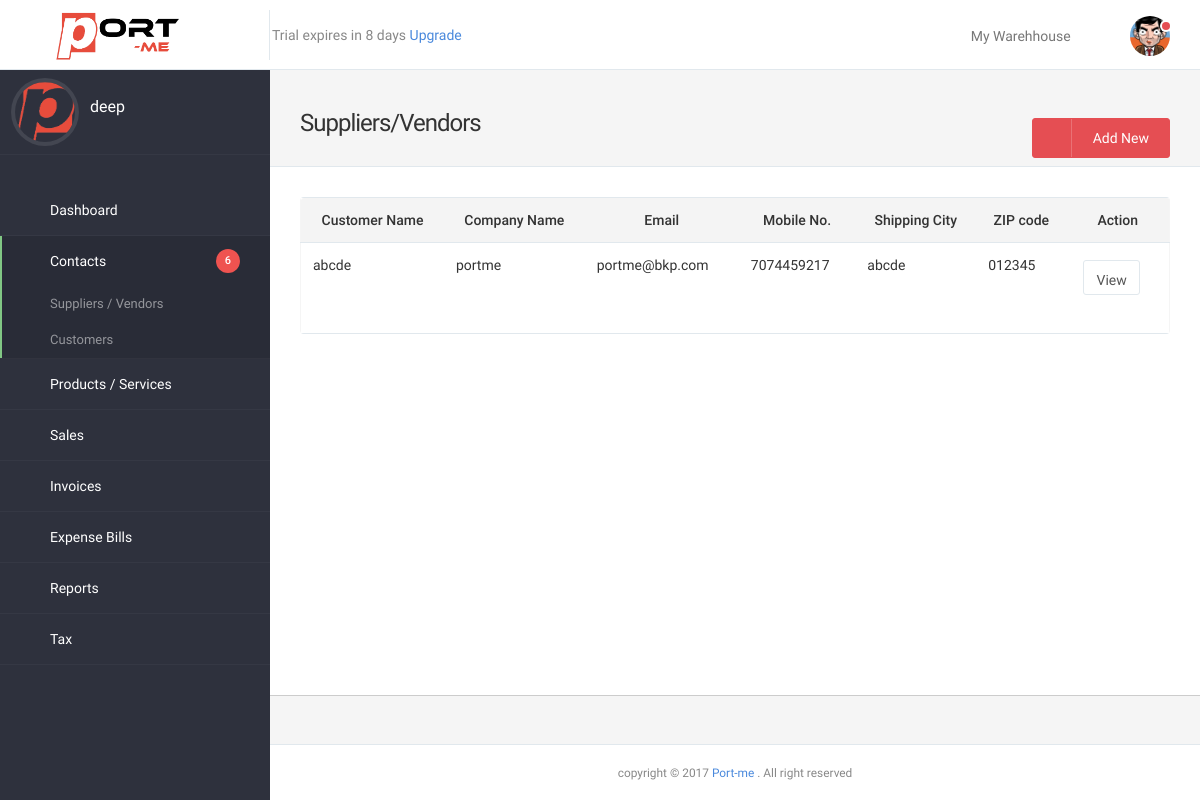
The app's page /vendor.php (signed in) with its own data.
### tables this page shows
CREATE TABLE IF NOT EXISTS `users` (
  `user_id` int(255) NOT NULL AUTO_INCREMENT,
  `logo_image` varchar(255) NOT NULL,
  `username` varchar(255) NOT NULL,
  `email` varchar(255) NOT NULL,
  `business_name` varchar(255) NOT NULL,
  `type_business` varchar(255) NOT NULL,
  `password` varchar(255) NOT NULL,
  `phone` varchar(255) NOT NULL,
  `country` varchar(255) NOT NULL,
  `status` enum('active','pending','cancel') NOT NULL,
  `date` varchar(255) NOT NULL,
  `subscription_package` varchar(255) NOT NULL,
  `subscription_expdate` varchar(255) NOT NULL,
  `subscription_price` varchar(255) NOT NULL,
  `pan` varchar(255) NOT NULL,
  `adhaar` varchar(255) NOT NULL,
  `business` varchar(255) NOT NULL,
  `street` longtext NOT NULL,
  `city` varchar(255) NOT NULL,
  `state` varchar(255) NOT NULL,
  `zip` varchar(255) NOT NULL,
  PRIMARY KEY (`user_id`)
);

CREATE TABLE IF NOT EXISTS `vendors` (
  `vendor_id` int(255) NOT NULL AUTO_INCREMENT,
  `salutation` varchar(255) NOT NULL,
  `firstname` varchar(255) NOT NULL,
  `lastname` varchar(255) NOT NULL,
  `company_name` varchar(255) NOT NULL,
  `email` varchar(255) NOT NULL,
  `work_phone` varchar(255) NOT NULL,
  `mobile` varchar(255) NOT NULL,
  `website` varchar(255) NOT NULL,
  `billing_street` longtext NOT NULL,
  `billing_city` varchar(255) NOT NULL,
  `billing_state` varchar(255) NOT NULL,
  `billing_zip` varchar(255) NOT NULL,
  `billing_country` varchar(255) NOT NULL,
  `shipping_street` longtext NOT NULL,
  `shipping_city` varchar(255) NOT NULL,
  `shipping_state` varchar(255) NOT NULL,
  `shipping_zip` varchar(255) NOT NULL,
  `shipping_country` varchar(255) NOT NULL,
  `notes` longtext NOT NULL,
  `date` varchar(255) NOT NULL,
  `added_by` varchar(255) NOT NULL,
  `business_id` varchar(255) NOT NULL,
  PRIMARY KEY (`vendor_id`)
);

### vendor.php (the view, shortened to what this page needs)
<?php
include ("config.php");
$user_id = $_SESSION['user_id'];
$vendor_info = mysqli_query ($mysqli,"select * from vendors where business_id='".$user_id."'");
?>
<!DOCTYPE html>
<html lang=en>
<head>
	<?php include("metalinks.php");?>
</head>
<body>
	<div id="rs-wrapper">
		<?php
			include("header.php");
			include("sidebar.php");
		?>
		<article class="rs-content-wrapper">
			<div class="rs-content">
				<div class="rs-inner">
					<div class="rs-dashhead m-b-lg" style="background:#f5f5f5">
						<div class="rs-dashhead-content">
							<div class="rs-dashhead-titles">
								<h3 class="rs-dashhead-title m-t">
									Suppliers/Vendors
								</h3>
							</div>
							<div class="rs-dashhead-toolbar">
								<button type="button" class="btn btn-success btn-wide rs-btn-icon block-on-mobile" onclick="window.location.href='add_vendor.php'">
									<span class="gcon gcon-upload-to-cloud icon-btn"></span>
									Add New
								</button>
							</div>
						</div>
					</div>
					<div class="container-fluid">
						<div class="panel panel-plain panel-rounded table-responsive">
								<table class="table table-b-t table-b-b datatable-default rs-table table-default" style="border-right:1px solid #f5f5f5;border-left:1px solid #f5f5f5;">
									<thead>
							            <tr>
							                <th style="text-align:center;">Customer Name</th>
							                <th style="text-align:center;">Company Name</th>
							                <th style="text-align:center;">Email</th>
							                <th style="text-align:center;">Mobile No.</th>
							                <th style="text-align:center;">Shipping City</th>
							                <th style="text-align:center;">ZIP code</th>
											<th style="text-align:center;">Action</th>
							            </tr>
							        </thead>
							        <tbody>
							            <tr>
										<?php
										while ($fetch_vendor_info = mysqli_fetch_array($vendor_info))
										{
										?>
							                <td><?php echo $fetch_vendor_info['firstname']?></td>
											<td><?php echo $fetch_vendor_info['company_name']?></td>
							                <td><?php echo $fetch_vendor_info['email']?></td>
							                <td><?php echo $fetch_vendor_info['mobile']?></td>
							                <td><?php echo $fetch_vendor_info['shipping_city']?></td>
							                <td><?php echo $fetch_vendor_info['shipping_zip']?></td>
											<td>
												<a href="view_vendor.php?vendor_id=<?php echo $fetch_vendor_info['vendor_id'];?>" class="btn btn-default" style="height:35px;margin:5px;"> View </a><br>
												<a href="edit_vendor.php?vendor_id=<?php echo $fetch_vendor_info['vendor_id'];?>" class="fa fa-pencil" style="height:10px;margin:5px;"></a>
												<a href="?delete_id=<?php echo $fetch_vendor_info['vendor_id'];?>" class="fa fa-trash" style="height:10px;margin:5px;"></a>
											</td>
							            </tr>
							           <?php
										}
										?>
							        </tbody>
								</table>
						</div>
					</div>
				</div>
			</div>
		</article>
	<?php include("footer.php");?>
</body>
</html>

### sidebar.php (shortened to what this page needs)
<?php
$page_name = BASENAME($_SERVER['PHP_SELF']);
$user_id = $_SESSION['user_id'];
$cu_info = mysqli_query($mysqli, "select * from users where user_id = '".$user_id."'");
$fetch_details = mysqli_fetch_array($cu_info);
?>
<aside class="rs-sidebar">
			<ul class="rs-sidebar-nav default-sidebar-nav">
				<li class="rs-user-sidebar">
					<a href="my_account.php">
						<img src="uploads/<?php echo $fetch_details['logo_image'];?>" alt="Avatar" class="avatar img-circle">
						<?php echo $fetch_details['username']; ?>
					</a>
				</li>
				<li class="menu-block-divider"></li>
				<li class="nav-item start <?php if($page_name == 'dashboard.php'){ ?>active open<?php } ?>">
					<a href="dashboard.php">
						<span class="gcon gcon-gauge rs-icon-menu"></span>Dashboard
					</a>
				</li>
				<li class="nav-item start <?php if($page_name == 'vendor.php' ||  $page_name == 'customer.php') { ?>active open<?php } ?>">
					<a href="javascript:void(0);">
						<span class="badge badge-danger">6</span>
						<span class="fa fa-address-book rs-icon-menu"></span>Contacts
					</a>
					<ul>
						<li ><a href="vendor.php">Suppliers / Vendors</a></li>
						<li ><a href="customer.php">Customers</a></li>
					</ul>
				</li>
				<li class="nav-item start <?php if($page_name == 'product_group.php' ||  $page_name == 'product.php') { ?>active open<?php } ?>">
					<a href="javascript:void(0);">
						<span class="fa fa-shopping-cart rs-icon-menu"></span>Products / Services
					</a>
				</li>
				<li class="nav-item start <?php if($page_name == 'view_sales_order.php'){ ?>active open<?php } ?>">
					<a href="sales_order.php">
						<span class="fa fa-usd rs-icon-menu"></span>Sales
					</a>
				</li>
				<li class="nav-item start <?php if($page_name == 'invoice.php') { ?>active open<?php } ?>">
					<a href="invoice.php">
						<span class="fa fa-file-pdf-o rs-icon-menu"></span>Invoices
					</a>
				</li>
				<li class="nav-item start <?php if($page_name == 'add_bill.php' ||  $page_name == 'view_bill.php') { ?>active open<?php } ?>">
					<a href="javascript:void(0);">
						<span class="fa fa-table rs-icon-menu"></span>Expense Bills
					</a>
				</li>
				<li class="nav-item start <?php if($page_name == 'reports.php') { ?>active open<?php } ?>">
					<a href="reports.php">
						<span class="fa fa-file-o rs-icon-menu"></span>Reports
					</a>
				</li>
				<li class="nav-item start <?php if($page_name == 'tax.php') { ?>active open<?php } ?>">
					<a href="tax.php">
						<span class="fa fa-balance-scale rs-icon-menu"></span>Tax
					</a>
				</li>
				<li class="menu-block-divider"></li>
			</ul>
		</aside>

### css/helper.css (style rules this page uses)
.m-t,.m-y { margin-top:10px!important }
.m-b-lg,.m-y-lg { margin-bottom:30px!important }

### metalinks.php (style rules this page uses)
.rs-content-wrapper { background:#fff; border-bottom:1px solid #CCC; }
.panel-rounded { border:0px; }

### records on screen
users: logo_image (picture), username "deep"
vendors: firstname "abcde", company_name "portme", email "portme@bkp.com", mobile "7074459217", shipping_city "abcde", shipping_zip "012345"
